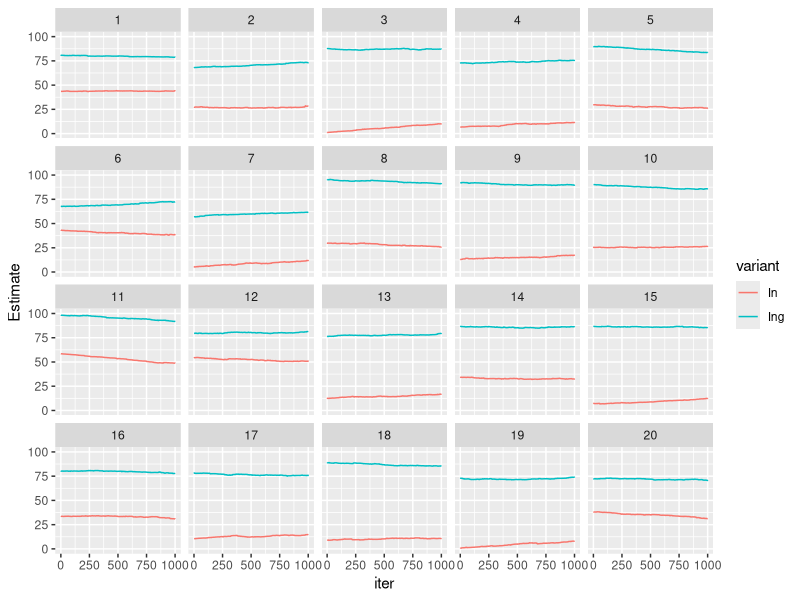

Reproduce this figure in R. (Note: a time limit stopped this script after it produced the figure.)

library(ggplot2)
library(reshape2)
library(plyr)


generate_new_speaker <- function(niter, generation, min = 0, max = 100, old_speaker){
  # This function generates a new learner.
  #"In" and "Ing" are the (mean) style values for each variant
  #token is whihc variant they just heard
  #style is which style "
  experience <- list(In    = vector(length = niter),
                     Ing   = vector(length = niter),
                     token = vector(length = niter),
                     style = vector(length = niter),
                     iter  = 1:niter,
                     generation = rep(generation, niter)
  )
  #  experience[["Ing"]][1]   <- (max-min)/2
  #  experience[["In"]][1]    <- (max-min)/2
  
  #JCW: I am changing the above to be values generated from old_speaker
  
  
  currentobs <- generate_from_speaker(old_speaker)
  
  if(currentobs[["token"]] == "Ing"){
    while(currentobs[["token"]] == "Ing"){
      lastobs <- currentobs
      currentobs <- generate_from_speaker(old_speaker)
    }
    
    experience[["Ing"]][1]   <- lastobs[["style"]]
    experience[["In"]][1]    <- currentobs[["style"]]
    
    #debug
    print("Ing")
    print(lastobs[["style"]])
    print(currentobs[["style"]])
  }
  
  else {
    while(currentobs[["token"]] == "In"){
      lastobs <- currentobs
      currentobs <- generate_from_speaker(old_speaker)
    }
    
    experience[["Ing"]][1]   <- currentobs[["style"]]
    experience[["In"]][1]    <- lastobs[["style"]]
    
    #debug
    print("In")
    print(lastobs[["style"]])
    print(currentobs[["style"]])
  }
  experience[["token"]][1] <- NA
  experience[["style"]][1] <- NA
  return(experience)
}

update_speaker <- function(speaker, lambda, iter, token, style){
  # this function updates a learner with input
  #speaker is basically experience  
  other_token <- c(In = "Ing", Ing = "In")
  other <- other_token[token]
  
  #expectation is a style value    
  previous_expectation <- speaker[[token]][iter-1]
  
  #If its closer than 1 unit to the expectation than dist = 1
  dist    <- max(1, abs(style-previous_expectation))
  
  #weight is smaller at larger distances from the expectation
  weight  <- lambda * (1/(dist^2))
  
  #This is a weighted average. Instead of half of the new expectation coming from the old exp and half from the current style, we use the weight to figure out the proportions of the new expectation that should come from each the old and the current style. And as the current style gets farther away from the old expectation, we use less of it in determining the new expection.

  new_expectation <- (previous_expectation * (1-weight)) + (style * weight)
  
  speaker[[token]][iter]   <- new_expectation
  speaker[[other]][iter]   <- speaker[[other]][iter-1]
  speaker[["style"]][iter] <- style
  speaker[["token"]][iter] <- token
  
  return(speaker)
}

generate_from_speaker <- function(speaker, min = 0, max = 100, eps = 0.001){
  # this function generates a tokens from a mature speaker
  #Choose style to speak, which is an independent choice from a uniform dist.
  style <- runif(1, min, max)
  
  #Takes their last expectation for the style of each token
  In_expect  <- rev(speaker[["In"]])[1]
  Ing_expect <- rev(speaker[["Ing"]])[1]
  
  #eps is epsilon, the smallest value that something can take, as in clustering algorithms
  #In_dist  <- max(eps, abs(style - In_expect))
  #Ing_dist <- max(eps, abs(style - Ing_expect))
  
  #In_weight  <- 1/(In_dist^2)
  #Ing_weight <- 1/(Ing_dist^2)
  
  ####JCW: I am changing the distributions to Gaussians around the expectations, and the weights to point densities of the expectations drawn from those distributions.
 ####Since I don't want to add assumptions about how the variance of the Gaussians is estimated, I'm going to assume the sd is 12.5, just cause it looks reasonable on a scale of 0,100.

 In_weight  <- dnorm(style, mean=In_expect, sd=12.5)
 Ing_weight <- dnorm(style, mean=Ing_expect, sd=12.5)
  


  In_prob  <- In_weight /(In_weight+Ing_weight)
  Ing_prob <- Ing_weight/(In_weight+Ing_weight)
  
  token <- sample(c("In","Ing"), size=1, prob=c(In_prob,Ing_prob))
  
  return(list(style = style, token = token))
}

#initializing old speaker. these will be the style values for generation 0.

#old_speaker should have SAME STYLE for in/ing, to model first generation after doublet is innovated
old_speaker <- list(In    = 50,
                    Ing   = 50,
                    token = NA,
                    style = NA)

ngenerations <- 20
niter <- 1000
lambda <- 0.3

generations <- vector(length = ngenerations, mode = "list")


for(gen in 1:ngenerations){
  new_speaker <- generate_new_speaker(niter = niter, generation=gen, old_speaker = old_speaker)
  for(iter in 2:niter){
    obs <- generate_from_speaker(old_speaker)
    #obs is a token and its associated style    
    token <- obs[["token"]]
    style <- obs[["style"]]
    
    new_speaker <- update_speaker(new_speaker, lambda=lambda, iter=iter, token=token, style=style)
  }
  generations[[gen]] <- as.data.frame(new_speaker)
  old_speaker <- new_speaker
}


generations.df <- rbind.fill(generations)

generations.df.melt <- melt(generations.df, value.name = "Estimate", id.vars = c("token", "style", "iter", "generation"), variable.name = "variant", na.rm = TRUE, measure.vars = c("In", "Ing"))

#pdf("1000iterPerGen.pdf")

p <- ggplot(generations.df.melt, aes(x = iter, y = Estimate, color=variant, group=variant))+
  geom_step()+
  facet_wrap(~generation)+
  ylim(0,100)

ggsave(p, file = "1000iterPerGenNice.pdf", width = 8, height = 5)

#ggplot(generations.df, aes(iter, Ing))+
#  geom_step()+
#  facet_wrap(~generation)+
#  ylim(50,100)

#ggplot(subset(generations.df, !is.na(style)), aes(style, fill = token))+
#  stat_density(color = "black", position = "fill")+
#  facet_wrap(~generation)

#dev.off()


#Reinitializing old speaker for new run. These will be the style values for generation 0.

#old_speaker should have SAME STYLE for in/ing, to model first generation after doublet is innovated
old_speaker <- list(In    = 50,
                    Ing   = 50,
                    token = NA,
                    style = NA)

ngenerations <- 20
niter <- 20000
lambda <- 0.3

generations <- vector(length = ngenerations, mode = "list")


for(gen in 1:ngenerations){
  new_speaker <- generate_new_speaker(niter = niter, generation=gen, old_speaker = old_speaker)
  for(iter in 2:niter){
    obs <- generate_from_speaker(old_speaker)
    #obs is a token and its associated style    
    token <- obs[["token"]]
    style <- obs[["style"]]
    
    new_speaker <- update_speaker(new_speaker, lambda=lambda, iter=iter, token=token, style=style)
  }
  generations[[gen]] <- as.data.frame(new_speaker)
  old_speaker <- new_speaker
}


generations.df <- rbind.fill(generations)

#The melting allows us to plot both variants later on

generations.df.melt <- melt(generations.df, value.name = "Estimate", id.vars = c("token", "style", "iter", "generation"), variable.name = "variant", na.rm = TRUE, measure.vars = c("In", "Ing"))

#pdf("20000iterPerGen.pdf")

p <- ggplot(subset(generations.df.melt,iter%%10==0), aes(x = iter, y = Estimate, color=variant, group=variant))+
  geom_step()+
  facet_wrap(~generation)+
  ylim(0,100)

ggsave(p, file = "20000iterPerGen.pdf", width = 8, height = 5)

#ggplot(generations.df, aes(iter, Ing))+
#  geom_step()+
#  facet_wrap(~generation)+
#  ylim(50,100)

ggplot(subset(generations.df, !is.na(style)), aes(style, fill = token))+
  stat_density(color = "black", position = "fill")+
  facet_wrap(~generation)

#dev.off()
